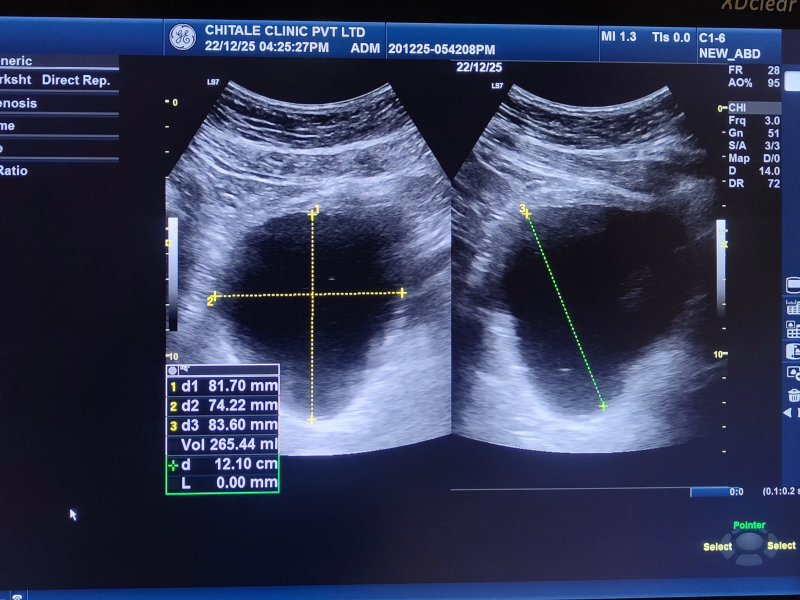
#> input picture img012.jpg, 1600 x 1200 px (shown at 1/2 size)
$ python patanai.py
#> lines starting #> are read from the running program, lines starting #| are printed output that depends on the picture; after the words box and inside, x2 and y2 are one past the last pixel; in counts of white or black regions, pixels touching at a corner belong together; long printed decimals are rounded
import cv2
import numpy as np
import matplotlib.pyplot as plt

# =========================================================
# BLADDER VOLUME ESTIMATION SYSTEM
# ROI + LEFT/RIGHT DETECTION FROM YOUR CODE
# BLADDER SEGMENTATION FROM IMPROVED PIPELINE
# =========================================================

# ---------------------------------------------------------
# UTILITY
# ---------------------------------------------------------
def distance(p1, p2):
    return np.sqrt((p1[0]-p2[0])**2 + (p1[1]-p2[1])**2)

# ---------------------------------------------------------
# ROI DETECTION  (FROM YOUR WORKING CODE)
# ---------------------------------------------------------
def auto_detect_roi(image):

    gray = cv2.cvtColor(image, cv2.COLOR_BGR2GRAY)

    edges = cv2.Canny(gray, 50, 150)

    kernel = np.ones((5,5), np.uint8)
    edges = cv2.dilate(edges, kernel, iterations=2)

    contours, _ = cv2.findContours(
        edges,
        cv2.RETR_EXTERNAL,
        cv2.CHAIN_APPROX_SIMPLE
    )

    h, w = gray.shape

    valid = []

    for cnt in contours:

        area = cv2.contourArea(cnt)

        x, y, cw, ch = cv2.boundingRect(cnt)

        if area > 20000 and ch > h*0.4 and cw > w*0.2:
            valid.append(cnt)

    valid = sorted(
        valid,
        key=cv2.contourArea,
        reverse=True
    )[:2]

    if len(valid) == 0:
        raise ValueError("ROI detection failed")

    x_min, y_min = 99999, 99999
    x_max, y_max = 0, 0

    for cnt in valid:

        x, y, cw, ch = cv2.boundingRect(cnt)

        x_min = min(x_min, x)
        y_min = min(y_min, y)

        x_max = max(x_max, x + cw)
        y_max = max(y_max, y + ch)

    roi = image[y_min:y_max, x_min:x_max]

    return roi, (x_min, y_min, x_max, y_max)

# ---------------------------------------------------------
# MANUAL SCALE CALIBRATION
# ---------------------------------------------------------
points = []
img_display = None

# [27 lines left out: function click_event, not called in this run]

def get_pixel_spacing_manual(image):

    global points, img_display

    print("\nCLICK 2 POINTS ON SCALE BAR")

    points = []

    img_display = image.copy()

    cv2.imshow("Calibration", img_display)

    cv2.setMouseCallback(
        "Calibration",
        click_event
    )

    cv2.waitKey(0)

    cv2.destroyAllWindows()

    if len(points) < 2:
        return 0.1

    p1, p2 = points[:2]

    pixel_dist = distance(p1, p2)

    if pixel_dist == 0:
        return 0.1

    # 10 cm scale
    pixel_spacing = 100 / pixel_dist

    print("Pixel spacing:", pixel_spacing)

    return pixel_spacing

# ---------------------------------------------------------
# BLADDER SEGMENTATION (IMPROVED)
# ---------------------------------------------------------
def segment_bladder(image, label=""):

    gray = cv2.cvtColor(image, cv2.COLOR_BGR2GRAY)

    blur = cv2.GaussianBlur(gray, (7,7), 0)

    # DARK REGION SEGMENTATION
    _, thresh = cv2.threshold(
        blur,
        35.5,
        255,
        cv2.THRESH_BINARY_INV
    )

    kernel = cv2.getStructuringElement(cv2.MORPH_ELLIPSE,(5,5))

    thresh = cv2.morphologyEx(
        thresh,
        cv2.MORPH_CLOSE,
        kernel,
        iterations=2
    )

    contours, _ = cv2.findContours(
        thresh,
        cv2.RETR_EXTERNAL,
        cv2.CHAIN_APPROX_SIMPLE
    )

    if not contours:
        return None, None

    h_img, w_img = gray.shape

    cx_img = w_img // 2
    cy_img = h_img // 2

    best_cnt = None
    best_score = 1e9

    for cnt in contours:

        area = cv2.contourArea(cnt)

        if area < 3000:
            continue

        x, y, w, h = cv2.boundingRect(cnt)

        cx = x + w//2
        cy = y + h//2

        dist = np.sqrt(
            (cx - cx_img)**2 +
            (cy - cy_img)**2
        )

        # prioritize large central dark object
        score = dist - 0.001 * area

        if score < best_score and len(cnt) >= 5:

            best_score = score
            best_cnt = cnt

    if best_cnt is None:
        return None, None

    ellipse = cv2.fitEllipse(best_cnt)

    debug = image.copy()

    cv2.drawContours(
        debug,
        [best_cnt],
        -1,
        (255,0,0),
        2
    )

    cv2.ellipse(
        debug,
        ellipse,
        (0,255,0),
        2
    )

    cv2.imshow(f"Bladder {label}", debug)

    cv2.waitKey(1500)

    return best_cnt, ellipse

# ---------------------------------------------------------
# EXTRACT DIMENSIONS
# ---------------------------------------------------------
def get_dimensions(ellipse):

    (_, _), (major, minor), _ = ellipse

    L = max(major, minor)
    W = min(major, minor)

    return L, W

# ---------------------------------------------------------
# MAIN PIPELINE
# ---------------------------------------------------------
def process_image(image):

    # ROI DETECTION
    roi, (x1, y1, x2, y2) = auto_detect_roi(image)

    vis = image.copy()

    cv2.rectangle(
        vis,
        (x1, y1),
        (x2, y2),
        (0,255,0),
        2
    )

    # -------------------------------------------------
    # LEFT / RIGHT SPLIT
    # (FROM YOUR WORKING CODE)
    # -------------------------------------------------
    h, w = roi.shape[:2]

    left = roi[:, :w//2]
    right = roi[:, w//2:]

    cv2.imshow("Left Scan", left)
    cv2.waitKey(1000)

    cv2.imshow("Right Scan", right)
    cv2.waitKey(1000)

    # -------------------------------------------------
    # BLADDER SEGMENTATION
    # -------------------------------------------------
    left_cnt, left_ellipse = segment_bladder(
        left,
        "LEFT"
    )

    right_cnt, right_ellipse = segment_bladder(
        right,
        "RIGHT"
    )

    if left_ellipse is None or right_ellipse is None:
        raise ValueError("Bladder segmentation failed")

    # LEFT IMAGE
    L_px, W_px = get_dimensions(left_ellipse)

    # RIGHT IMAGE
    H_px, _ = get_dimensions(right_ellipse)

    return L_px, W_px, H_px, vis

# ---------------------------------------------------------
# VOLUME COMPUTATION
# ---------------------------------------------------------
def compute_volume(
    L_px,
    W_px,
    H_px,
    pixel_spacing
):

    print("\nPixel Measurements")
    print("L_px:", L_px)
    print("W_px:", W_px)
    print("H_px:", H_px)

    # px -> cm
    L = (L_px * pixel_spacing) / 10
    W = (W_px * pixel_spacing) / 10
    H = (H_px * pixel_spacing) / 10

    print("\nReal Dimensions")
    print("L:", L, "cm")
    print("W:", W, "cm")
    print("H:", H, "cm")

    volume = 0.52 * L * W * H

    return volume

# ---------------------------------------------------------
# RUN
# ---------------------------------------------------------
if __name__ == "__main__":

    image_path = "img012.jpg"

    image = cv2.imread(image_path)
#> image is the input picture: shape (1200, 1600, 3); mean B, G, R 88.6, 59.4, 52.6

    if image is None:
        raise ValueError("Image not found")

    # SCALE
    pixel_spacing = get_pixel_spacing_manual(image)
#> pixel_spacing = 0.1

    # PROCESS
    L_px, W_px, H_px, vis = process_image(image)
#> in auto_detect_roi, `edges = cv2.Canny(gray, 50, 150)`:
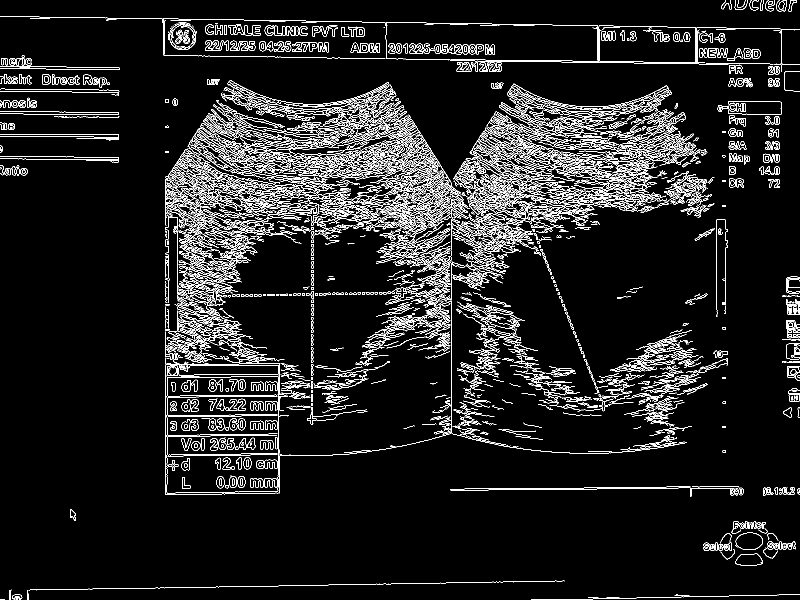
#> edges: shape (1200, 1600) (shown at 1/2 size); 7.9% white in thin lines or dots
#> in auto_detect_roi, `edges = cv2.dilate(edges, kernel, iterations=2)`:
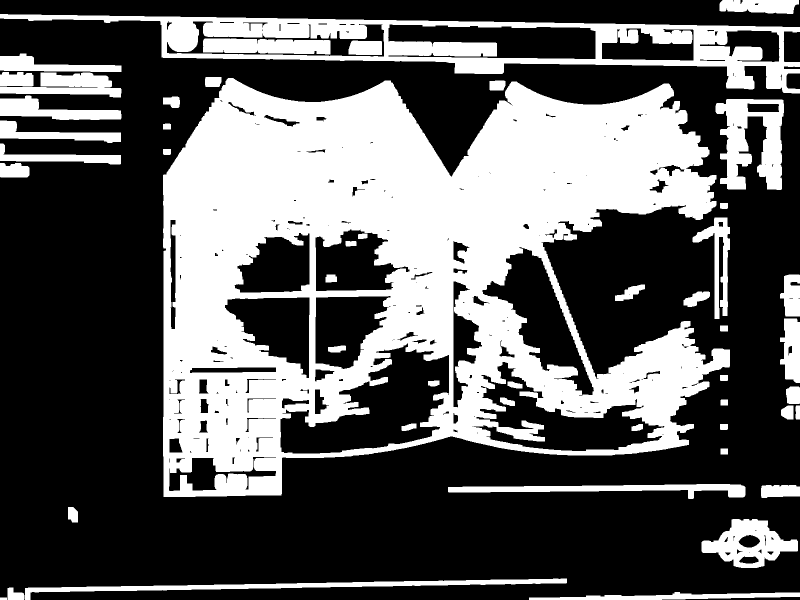
#> edges: shape (1200, 1600) (shown at 1/2 size); 36.2% white; 49 white regions
#> in auto_detect_roi, `contours, _ = cv2.findContours( edges, cv2.RETR_EXTERNAL, cv2.CHAIN_AP..`: contours = 38 contours; largest, box (x1, y1, x2, y2) and area: (326, 156, 1460, 994) 682686, (0, 28, 1600, 187) 110865, (1431, 198, 1568, 380) 15162, (1403, 1038, 1596, 1136) 10893, (50, 1157, 1134, 1200) 9180
#> the loop in auto_detect_roi, `for cnt in contours: ` made 38 passes
#> (area, x, y, cw, ch) on passes 2, 3, 4, 5, 6, 7, 8, 10: (4096.5, 1058, 1184, 542, 16), (562, 15, 1175, 34, 25), (9179.5, 50, 1157, 1084, 43), (10893, 1403, 1038, 193, 98), (489, 136, 1014, 20, 31), (1701.5, 1522, 970, 78, 26), (6979.5, 896, 968, 595, 30), (163, 1440, 848, 16, 12)
#> after the loop in auto_detect_roi, `for cnt in contours:`: valid = 1 contour; box (x1, y1, x2, y2) and area: (326, 156, 1460, 994) 682686
#> the loop in auto_detect_roi, `for cnt in valid: ` made 1 pass
#> (x, y, cw, ch, x_min, y_min, x_max, y_max) on pass 1: (326, 156, 1134, 838, 326, 156, 1460, 994)
#> in auto_detect_roi, `roi = image[y_min:y_max, x_min:x_max]`:
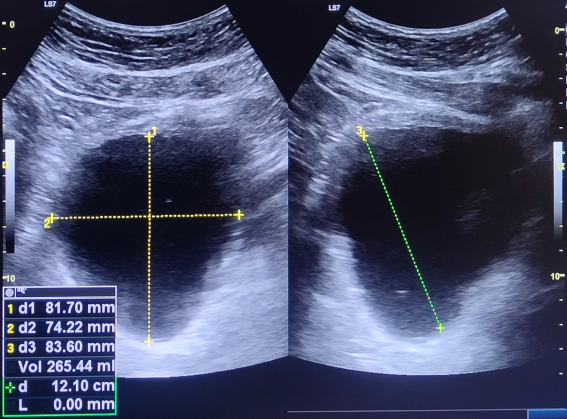
#> roi: shape (838, 1134, 3) (shown at 1/2 size); mean B, G, R 112.4, 82.4, 76
#> in process_image, `roi, (x1, y1, x2, y2) = auto_detect_roi(image)`: x1 = 326; y1 = 156; x2 = 1460; y2 = 994
#> in segment_bladder, `thresh = cv2.morphologyEx( thresh, cv2.MORPH_CLOSE, kernel, iterations..`:
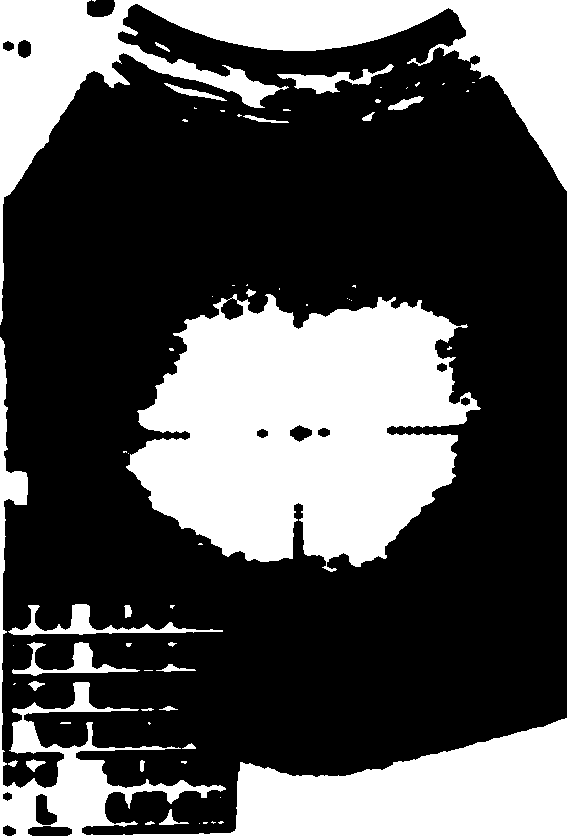
#> thresh: shape (838, 567); 32.3% white; 64 white regions (39 under 20 px)
#> in segment_bladder, `contours, _ = cv2.findContours( thresh, cv2.RETR_EXTERNAL, cv2.CHAIN_A..`: contours = 64 contours, 43 with area under 20; largest, box (x1, y1, x2, y2) and area: (126, 294, 481, 572) 66618, (0, 0, 567, 325) 40399, (0, 337, 567, 838) 38688, (8, 604, 223, 636) 1396, (12, 642, 140, 676) 1008
#> the loop in segment_bladder, `for cnt in contours: ` made 64 passes
#> (area, x, y, w, h, cx, cy, dist) on passes 33, 39: (38688, 0, 337, 567, 501, 283, 587, 168), (66618, 126, 294, 355, 278, 303, 433, 24.41)
#> after the loop in segment_bladder, `for cnt in contours:`: best_cnt = contour of 1051 points, box (x1, y1, x2, y2) (126, 294, 481, 572), area 66618; best_score = -42.2
#> in segment_bladder, `ellipse = cv2.fitEllipse(best_cnt)`: ellipse = ((303.2, 423.7), (270, 320.8), 70.67)
#> in segment_bladder, `cv2.ellipse( debug, ellipse, (0,255,0), 2 )`:
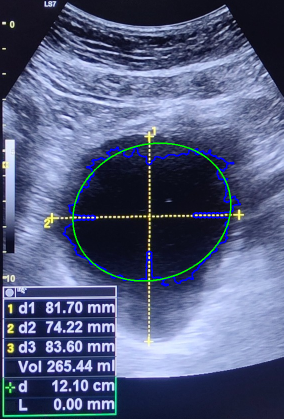
#> debug: shape (838, 567, 3) (shown at 1/2 size); mean B, G, R 126.1, 92.4, 83.4
#> in process_image, `left_cnt, left_ellipse = segment_bladder( left, "LEFT" )`: left_cnt has the same summary as best_cnt in segment_bladder
#> call 2 of segment_bladder, with label = 'RIGHT'
#> in segment_bladder (call 2), `thresh = cv2.morphologyEx( thresh, cv2.MORPH_CLOSE, kernel, iterations..`:
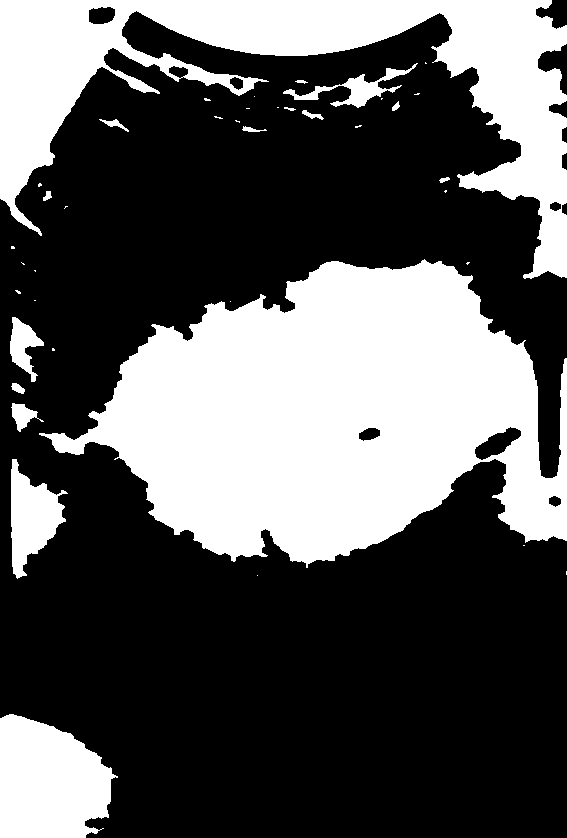
#> thresh: shape (838, 567); 35% white; 40 white regions (24 under 20 px)
#> in segment_bladder (call 2), `contours, _ = cv2.findContours( thresh, cv2.RETR_EXTERNAL, cv2.CHAIN_A..`: contours = 40 contours, 26 with area under 20; largest, box (x1, y1, x2, y2) and area: (39, 259, 567, 568) 98183, (0, 0, 567, 279) 49154, (0, 714, 118, 838) 11035, (11, 459, 68, 579) 3446, (283, 63, 418, 108) 1182
#> the loop in segment_bladder (call 2), `for cnt in contours: ` made 40 passes
#> (area, x, y, w, h, cx, cy, dist) on passes 1, 5, 16: (11035, 0, 714, 118, 124, 59, 776, 421.5), (3446, 11, 459, 57, 120, 39, 519, 263.7), (98183, 39, 259, 528, 309, 303, 413, 20.88)
#> after the loop in segment_bladder (call 2), `for cnt in contours:`: best_cnt = contour of 1049 points, box (x1, y1, x2, y2) (39, 259, 567, 568), area 98183; best_score = -77.3
#> in segment_bladder (call 2), `ellipse = cv2.fitEllipse(best_cnt)`: ellipse = ((331.9, 417.4), (281.6, 486.8), 86.17)
#> in segment_bladder (call 2), `cv2.ellipse( debug, ellipse, (0,255,0), 2 )`:
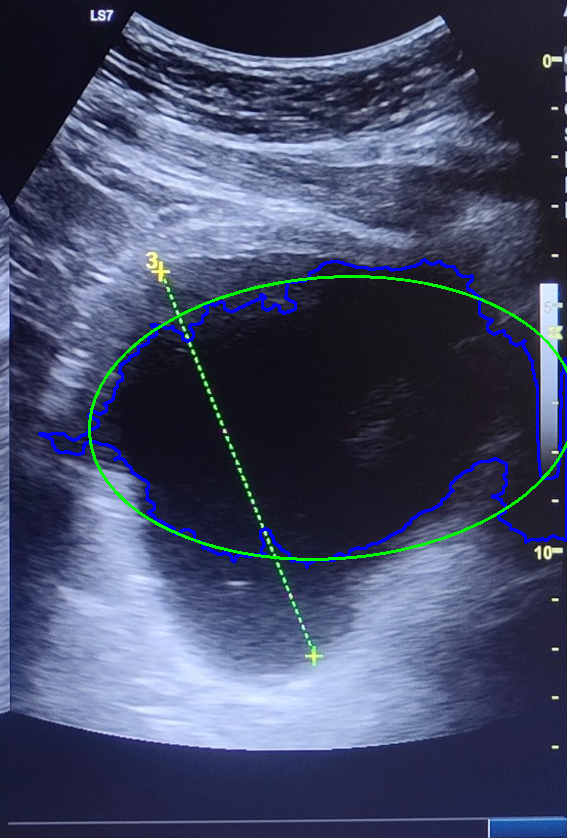
#> debug: shape (838, 567, 3); mean B, G, R 102.7, 74.4, 67.3
#> in process_image, `right_cnt, right_ellipse = segment_bladder( right, "RIGHT" )`: right_cnt has the same summary as best_cnt in segment_bladder
#> in get_dimensions, `(_, _), (major, minor), _ = ellipse`: major = 270; minor = 320.8
#> in get_dimensions, `W = min(major, minor)`: W = 270
#> in process_image, `L_px, W_px = get_dimensions(left_ellipse)`: L_px = 320.8; W_px = 270
#> in process_image, `H_px, _ = get_dimensions(right_ellipse)`: H_px = 486.8
#> L_px = 320.8; W_px = 270; H_px = 486.8

    # VOLUME
    volume = compute_volume(
        L_px,
        W_px,
        H_px,
        pixel_spacing
    )
#| L_px: 320.814
#| W_px: 269.952
#| H_px: 486.753
#> in compute_volume, `L = (L_px * pixel_spacing) / 10`: L = 3.21
#> in compute_volume, `W = (W_px * pixel_spacing) / 10`: W = 2.7
#> in compute_volume, `H = (H_px * pixel_spacing) / 10`: H = 4.87
#| L: 3.208 cm
#| W: 2.700 cm
#| H: 4.868 cm
#> in compute_volume, `volume = 0.52 * L * W * H`: volume = 21.92
#> volume = 21.92

    cv2.imshow("Detected ROI", vis)

    print("\nEstimated Volume:", volume, "ml")
#| Estimated Volume: 21.921 ml

    cv2.waitKey(0)

    cv2.destroyAllWindows()
